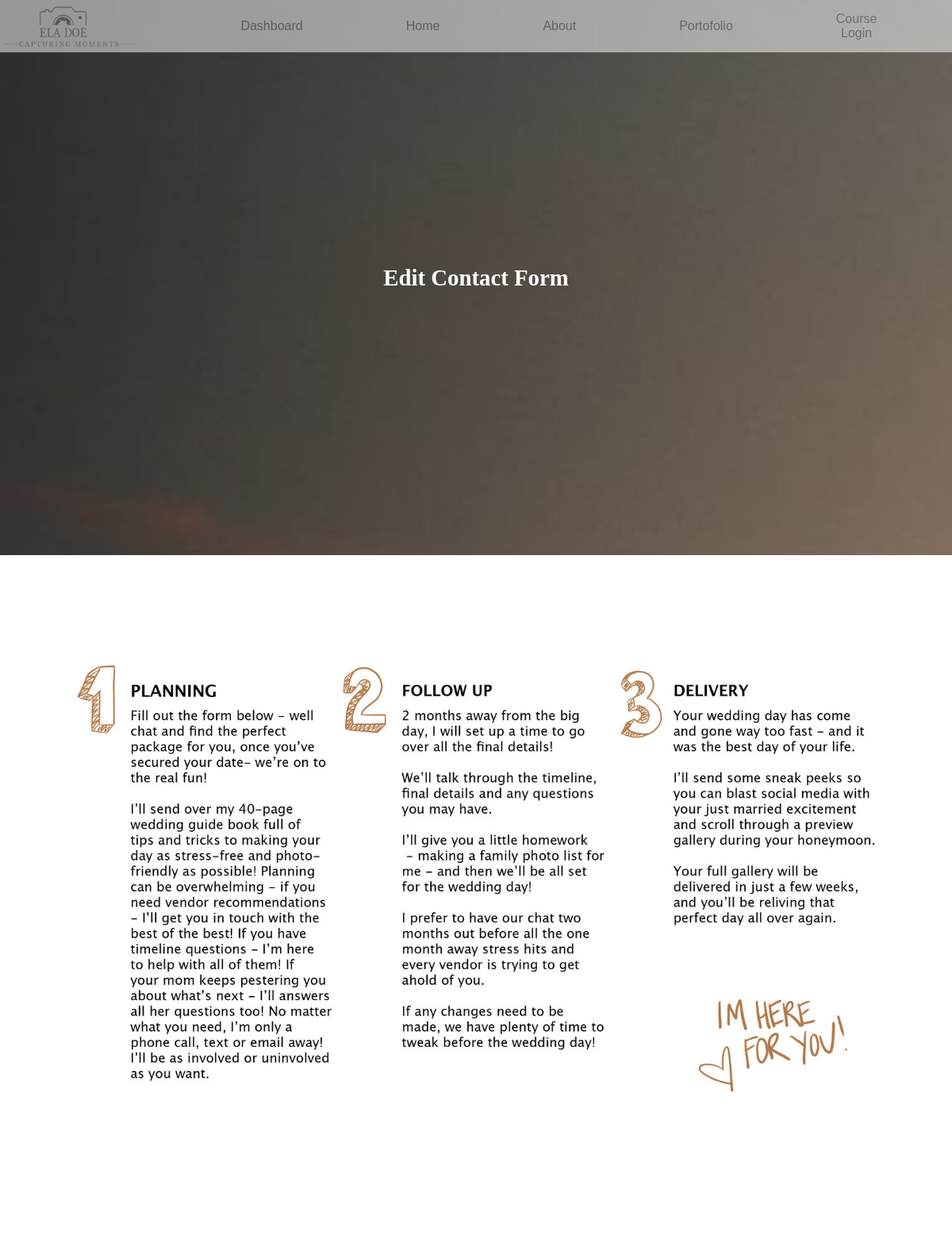
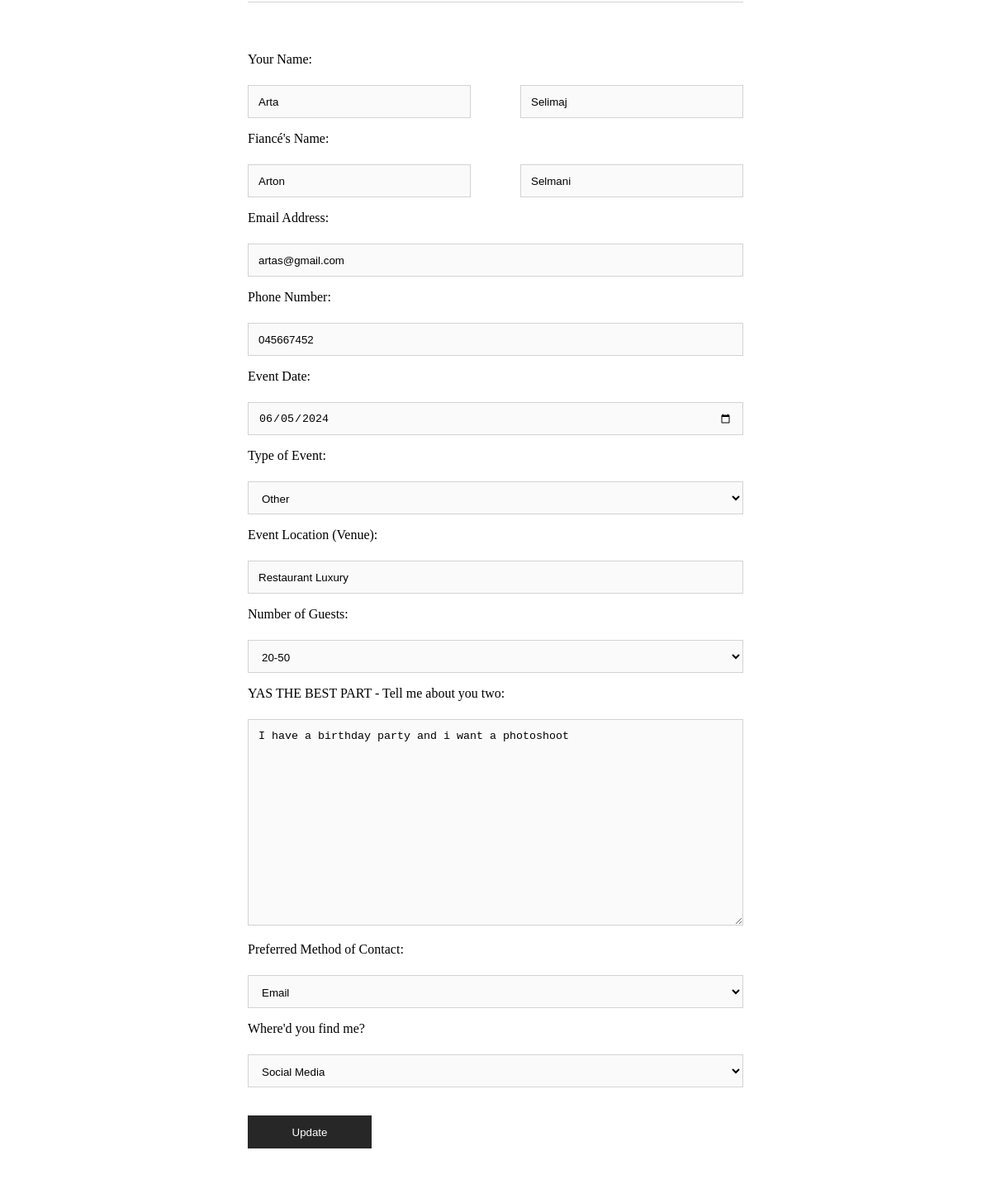
/edit_contact_form.php?id=9 (signed in), run on the app's committed database (2 pictures, top to bottom).
### tables this page shows
CREATE TABLE `contact_form_data` (
  `id` int(11) NOT NULL,
  `first_name` varchar(50) NOT NULL,
  `last_name` varchar(50) NOT NULL,
  `fiance_first_name` varchar(50) NOT NULL,
  `fiance_last_name` varchar(50) NOT NULL,
  `email` varchar(100) NOT NULL,
  `phone` varchar(20) NOT NULL,
  `event_date` date NOT NULL,
  `event_type` varchar(20) NOT NULL,
  `event_location` varchar(255) NOT NULL,
  `guests` varchar(20) NOT NULL,
  `love_story` text NOT NULL,
  `contact_method` varchar(20) NOT NULL,
  `how_found` varchar(20) NOT NULL
);

### databaseConnection.php (called while the page is built)
<?php
     class DatabaseConnection{
        private $host = "localhost";
        private $username = "root";
        private $password = "";
        private $database = "web_project";
     function startConnection(){
         try{
             $conn = new PDO("mysql:host=$this->host;dbname=$this->database", $this->username, $this->password);
             $conn->setAttribute(PDO::ATTR_ERRMODE, PDO::ERRMODE_EXCEPTION);
             if(!$conn){
                 return null;
             }else{
                 return $conn;
             }
         }catch(PDOException $e){
            echo "Connection failed ". $e->getMessage();
             return null;
         }
     }
 }
?>

### ContactFormRepository.php (called while the page is built, shortened)
<?php
include_once "databaseConnection.php";
class ContactFormRepository
{
    private $conn;
    public function __construct()
    {
        $dbConnection = new DatabaseConnection();
        $this->conn = $dbConnection->startConnection();
    }
    public function getContactFormDataById($id)
    {
        $sql = "SELECT * FROM contact_form_data WHERE id = ?";
        $stmt = $this->conn->prepare($sql);
        $stmt->execute([$id]);
        return $stmt->fetch(PDO::FETCH_ASSOC);
    }
}
?>

### edit_contact_form.php (the view, shortened to what this page needs)
<?php
require_once 'databaseConnection.php';
require_once 'ContactFormRepository.php';
$contactFormId = $_GET['id'];
$contactFormRepository = new ContactFormRepository();
$contactForm = $contactFormRepository->getContactFormDataById($contactFormId);
?>
<!DOCTYPE html>
<html lang="en">
<head>
    <link rel="stylesheet" href="Booking.css">
</head>
<body>
    <header>
        <?php include('Header.php'); ?>
    </header>
    <main>
        <div class="bgphoto">
            <h2>Edit Contact Form</h2>
        </div>
        <img src="Booking_Pictures/PlanningPic.png" alt="">
        <form method="post" action="update_contact_form.php">
            <label for="first-name">Your Name:</label>
            <div id="your-name">
                <input type="text" id="first-name" name="first-name" placeholder="First Name"
                    value="<?php echo htmlspecialchars($contactForm['first_name']); ?>" required>
                <input type="text" id="last-name" name="last-name" placeholder="Last Name"
                    value="<?php echo htmlspecialchars($contactForm['last_name']); ?>" required>
            </div>
            <label for="fiance-name">Fiancé's Name:</label>
            <div id="fiance-name">
                <input type="text" id="fiance-first-name" name="fiance-first-name" placeholder="First Name"
                    value="<?php echo htmlspecialchars($contactForm['fiance_first_name']); ?>" required>
                <input type="text" id="fiance-last-name" name="fiance-last-name" placeholder="Last Name"
                    value="<?php echo htmlspecialchars($contactForm['fiance_last_name']); ?>" required>
            </div>
            <label for="email">Email Address:</label>
            <input type="email" id="email" name="email" value="<?php echo htmlspecialchars($contactForm['email']); ?>"
                required>
            <label for="phone">Phone Number:</label>
            <input type="tel" id="phone" name="phone" value="<?php echo htmlspecialchars($contactForm['phone']); ?>"
                required>
            <label for="event-date">Event Date:</label>
            <input type="date" id="event-date" name="event-date"
                value="<?php echo htmlspecialchars($contactForm['event_date']); ?>" required>
            <label for="event-type">Type of Event:</label>
            <select id="event-type" name="event-type" required>
                <option value="other" <?php echo ($contactForm['event_type'] === 'other') ? 'selected' : ''; ?>>Other
                </option>
            </select>
            <label for="event-location">Event Location (Venue):</label>
            <input type="text" id="event-location" name="event-location"
                value="<?php echo htmlspecialchars($contactForm['event_location']); ?>" required>
            <label for="guests">Number of Guests:</label>
            <select id="guests" name="guests" required>
                <option value="20-50" <?php echo ($contactForm['guests'] === '20-50') ? 'selected' : ''; ?>>20-50</option>
            </select>
            <label for="love-story">YAS THE BEST PART - Tell me about you two:</label>
            <textarea id="love-story" name="love-story"
                required><?php echo htmlspecialchars($contactForm['love_story']); ?></textarea>
            <label for="contact-method">Preferred Method of Contact:</label>
            <select id="contact-method" name="contact-method" required>
                <option value="email" <?php echo ($contactForm['contact_method'] === 'email') ? 'selected' : ''; ?>>Email
                </option>
            </select>
            <label for="how-found">Where'd you find me?</label>
            <select id="how-found" name="how-found" required>
                <option value="social-media" <?php echo ($contactForm['how_found'] === 'social-media') ? 'selected' : ''; ?>>Social Media</option>
            </select>
            <br>
            <button type="submit" onclick="validateForm(event)">Update</button>
        </form>
    </main>
</body>
</html>

### Booking.css (style rules this page uses)
html { width: 100%; background-color: white; }
body { box-sizing: border-box; width: 100%; height: max-content; overflow-x: hidden; overflow-y: auto; margin: 0px; }
header { display: flex; position: fixed; align-items: center; top: 0; left: 0; width: 100%; height: 66px; background-color: white; z-index: 1000; overflow: hidden; opacity: 0.8; }
.bgphoto { display: flex; align-items: center; justify-content: center; color: white; font-size: larger; font-weight: 900; background-image: url(Booking_Pictures/bgPhoto.png); background-size: cover; background-repeat: no-repeat; background-attachment: fixed; width: 100%; height: 700px; text-decoration: double gray; margin-bottom: 20px; margin-left: 0px; }
img { width: 90%; justify-self: center; margin-left: 5%; margin-right: 5%; }
form { padding-top: 5%; border-top: 1px solid lightgray; max-width: 600px; margin: auto; }
label { display: block; height: 40px; margin-bottom: 0px; }
label[for="event-date"] { width: 30%; }
input[type="text"], input[type="email"], input[type="tel"], select, textarea, input[type="date"], input[type="number"] { width: 100%; padding: 12px; margin-bottom: 16px; box-sizing: border-box; display: inline-block; height: 40px; margin-top: 0px; background-color: #fafafa; border: 1px solid lightgray;; }
#your-name, #fiance-name { width: 100%; display: flex; justify-content: space-between; flex-direction: row; }
#fiance-last-name, #last-name { margin-left: 10%; }
#love-story { height: 250px; }
button { background-color: #272727; color: white; padding: 10px 15px; width: 150px; height: 40px; border: none; cursor: pointer; align-content: center; margin-bottom: 10%; }

### Header.php (style rules this page uses)
header { display: flex; position: fixed; align-items: center; top: 0; left: 0; width: 100%; height: 66px; background-color: white; z-index: 1000; overflow: hidden; opacity: 0.5; }

### data on the page
contact_form_data: first-name "Arta", last-name "Selimaj", fiance-first-name "Arton", fiance-last-name "Selmani", email "artas@gmail.com", phone "045667452", event-date "06/05/2024", event-type "Other", event-location "Restaurant Luxury", guests "20-50", love-story "I have a birthday party and i want a photoshoot", contact-method "Email", how-found "Social Media"
